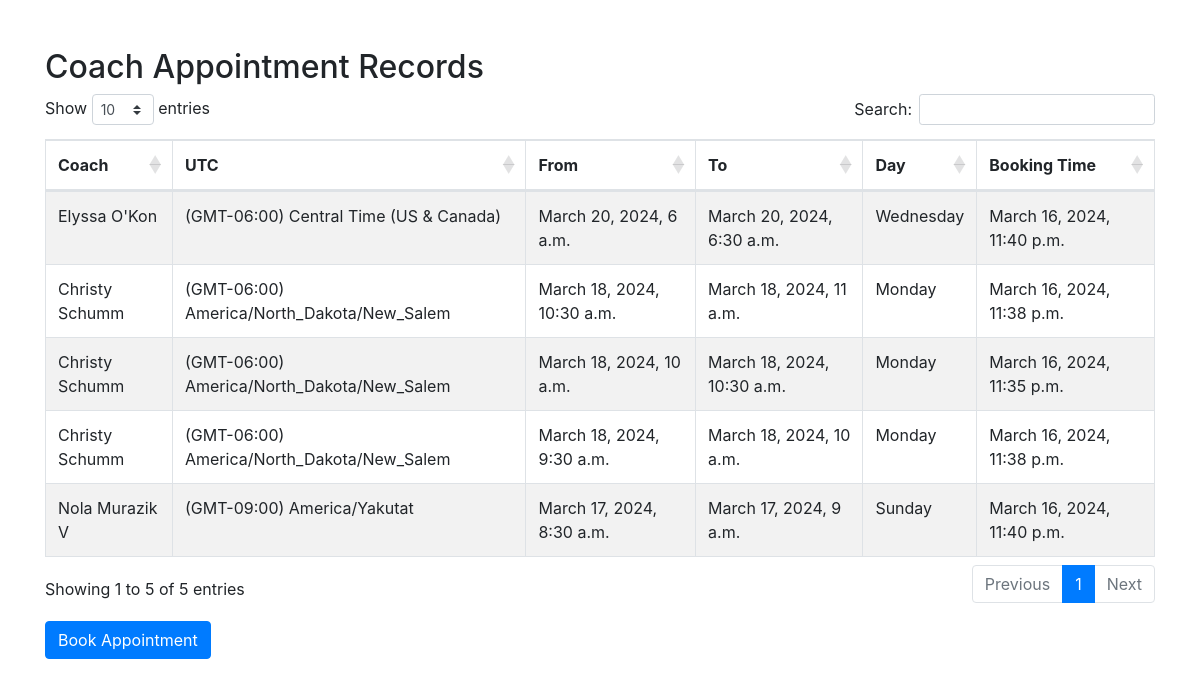
/coach_appointment_record, run on the app's committed database.
### master/models.py (models this page shows)
class Coach(models.Model):
    name                    = models.CharField(max_length = 100)
    utc                     = models.ForeignKey(UTC, on_delete = models.RESTRICT)
    def __str__(self):
        return self.name
    class Meta:
        verbose_name_plural = 'Coach'
        db_table            = 'master_coach'

class UTC(models.Model):
    offset                  = models.CharField(max_length = 1, validators = [RegexValidator(regex = r'^[+-]$')])
    hour                    = models.TimeField()
    zone                    = models.CharField(max_length = 100, unique = True)
    def __str__(self):
        return f"(GMT{self.offset}{self.hour.strftime(r'%H:%M')}) {self.zone}"
    class Meta:
        verbose_name_plural = 'UTC'
        db_table            = 'master_utc'

class Day(models.Model):
    day                     = models.CharField(max_length = 9)
    def __str__(self):
        return self.day
    class Meta:
        verbose_name_plural = 'Day'
        db_table            = 'master_day'

### coach_appointment_system/models.py (models this page shows)
class Coach_Appointment(models.Model):
    coach                   = models.ForeignKey(Coach, on_delete = models.CASCADE)
    day                     = models.ForeignKey(Day, on_delete = models.RESTRICT)
    from_time               = models.DateTimeField()
    to_time                 = models.DateTimeField()
    booking_time            = models.DateTimeField(auto_now_add = True)
    class Meta:
        verbose_name_plural = 'Coach Appointment'
        db_table            = 'cas_coach_appointment'

### coach_appointment_system/views.py (the view)
# urls.py: path('coach_appointment_record', views.coach_appointment_record, name = 'coach_appointment_record')
def coach_appointment_record(request):
    coach_appointment = [{'coach': i.coach, 'utc': i.coach.utc, 'from_time': i.from_time, 'to_time': i.to_time, 'day': i.day, 'booking_time': i.booking_time} for i in Coach_Appointment.objects.all().order_by('-from_time')]
    context = {'coach_appointment': coach_appointment}
    return render(request, 'coach_appointment_record.html', context = context)

### coach_appointment_system/templates/coach_appointment_record.html (shortened to what this page needs)
<!DOCTYPE html>
<html lang="en">
<head>
  <link rel="stylesheet" href="https://stackpath.bootstrapcdn.com/bootstrap/4.5.2/css/bootstrap.min.css">
  <link rel="stylesheet" href="https://cdn.datatables.net/1.10.24/css/dataTables.bootstrap4.min.css">
</head>
<body>
<div class="container mt-5">
  <div class="row">
    <div class="col-md-12">
      <h2>Coach Appointment Records</h2>
      <table id="coachAppointmentTable" class="table table-striped table-bordered" style="width:100%">
        <thead>
          <tr>
            <th>Coach</th>
            <th>UTC</th>
            <th>From</th>
            <th>To</th>
            <th>Day</th>
            <th>Booking Time</th>
          </tr>
        </thead>
        <tbody>
          {% for appointment in coach_appointment %}
          <tr>
            <td>{{ appointment.coach }}</td>
            <td>{{ appointment.utc }}</td>
            <td>{{ appointment.from_time }}</td>
            <td>{{ appointment.to_time }}</td>
            <td>{{ appointment.day }}</td>
            <td>{{ appointment.booking_time }}</td>
          </tr>
          {% endfor %}
        </tbody>
      </table>
    </div>
  </div>
  <div class="row mt-3">
    <div class="col-md-12">
      <a href="{% url 'coach_appointment_booking' %}" class="btn btn-primary">Book Appointment</a>
    </div>
  </div>
</div>
</body>
</html>

### data on the page
Coach: coach "Elyssa O'Kon", utc "(GMT-06:00) Central Time (US & Canada)", from_time "March 20, 2024, 6 a.m.", to_time "March 20, 2024, 6:30 a.m.", day "Wednesday", booking_time "March 16, 2024, 11:40 p.m."
Coach: coach "Christy Schumm", utc "(GMT-06:00) America/North_Dakota/New_Salem", from_time "March 18, 2024, 10:30 a.m.", to_time "March 18, 2024, 11 a.m.", day "Monday", booking_time "March 16, 2024, 11:38 p.m.", from_time "March 18, 2024, 10 a.m.", to_time "March 18, 2024, 10:30 a.m.", booking_time "March 16, 2024, 11:35 p.m.", from_time "March 18, 2024, 9:30 a.m.", to_time "March 18, 2024, 10 a.m."
Coach: coach "Nola Murazik V", utc "(GMT-09:00) America/Yakutat", from_time "March 17, 2024, 8:30 a.m.", to_time "March 17, 2024, 9 a.m.", day "Sunday", booking_time "March 16, 2024, 11:40 p.m."
